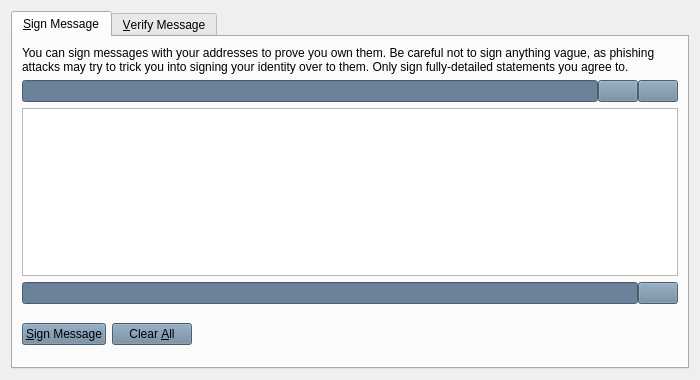
<?xml version="1.0" encoding="UTF-8"?>
<ui version="4.0">
 <class>SignVerifyMessageDialog</class>
 <widget class="QDialog" name="SignVerifyMessageDialog">
  <property name="geometry">
   <rect>
    <x>0</x>
    <y>0</y>
    <width>700</width>
    <height>380</height>
   </rect>
  </property>
  <property name="windowTitle">
   <string>Signatures - Sign / Verify a Message</string>
  </property>
  <property name="styleSheet">
   <string notr="true">background-image: url(:/images/bkg);</string>
  </property>
  <property name="modal">
   <bool>true</bool>
  </property>
  <layout class="QVBoxLayout" name="verticalLayout">
   <item>
    <widget class="QTabWidget" name="tabWidget">
     <property name="currentIndex">
      <number>0</number>
     </property>
     <widget class="QWidget" name="tabSignMessage">
      <attribute name="title">
       <string>&amp;Sign Message</string>
      </attribute>
      <layout class="QVBoxLayout" name="verticalLayout_SM">
       <item>
        <widget class="QLabel" name="infoLabel_SM">
         <property name="text">
          <string>You can sign messages with your addresses to prove you own them. Be careful not to sign anything vague, as phishing attacks may try to trick you into signing your identity over to them. Only sign fully-detailed statements you agree to.</string>
         </property>
         <property name="textFormat">
          <enum>Qt::PlainText</enum>
         </property>
         <property name="wordWrap">
          <bool>true</bool>
         </property>
        </widget>
       </item>
       <item>
        <layout class="QHBoxLayout" name="horizontalLayout_1_SM">
         <property name="spacing">
          <number>0</number>
         </property>
         <item>
          <widget class="QValidatedLineEdit" name="addressIn_SM">
           <property name="toolTip">
            <string>The address to sign the message with (e.g. JgZaH1DdikpMTYc2x1Xb6eFBkKGibjmPb9)</string>
           </property>
           <property name="styleSheet">
            <string notr="true">background-image: url(:/images/bgbfree);
background-color: rgb(106, 131, 154);</string>
           </property>
           <property name="maxLength">
            <number>34</number>
           </property>
          </widget>
         </item>
         <item>
          <widget class="QPushButton" name="addressBookButton_SM">
           <property name="toolTip">
            <string>Choose an address from the address book</string>
           </property>
           <property name="styleSheet">
            <string notr="true">background-color: rgb(106, 131, 154);
background-image: url(:/images/bgbfree);</string>
           </property>
           <property name="text">
            <string/>
           </property>
           <property name="icon">
            <iconset resource="../bitcoin.qrc">
             <normaloff>:/icons/address-book</normaloff>:/icons/address-book</iconset>
           </property>
           <property name="shortcut">
            <string>Alt+A</string>
           </property>
           <property name="autoDefault">
            <bool>false</bool>
           </property>
          </widget>
         </item>
         <item>
          <widget class="QPushButton" name="pasteButton_SM">
           <property name="toolTip">
            <string>Paste address from clipboard</string>
           </property>
           <property name="styleSheet">
            <string notr="true">background-color: rgb(106, 131, 154);
background-image: url(:/images/bgbfree);</string>
           </property>
           <property name="text">
            <string/>
           </property>
           <property name="icon">
            <iconset resource="../bitcoin.qrc">
             <normaloff>:/icons/editpaste</normaloff>:/icons/editpaste</iconset>
           </property>
           <property name="shortcut">
            <string>Alt+P</string>
           </property>
           <property name="autoDefault">
            <bool>false</bool>
           </property>
          </widget>
         </item>
        </layout>
       </item>
       <item>
        <widget class="QPlainTextEdit" name="messageIn_SM">
         <property name="toolTip">
          <string>Enter the message you want to sign here</string>
         </property>
        </widget>
       </item>
       <item>
        <layout class="QHBoxLayout" name="horizontalLayout_2_SM">
         <property name="spacing">
          <number>0</number>
         </property>
         <item>
          <widget class="QLineEdit" name="signatureOut_SM">
           <property name="font">
            <font>
             <italic>true</italic>
            </font>
           </property>
           <property name="styleSheet">
            <string notr="true">background-color: rgb(106, 131, 154);</string>
           </property>
           <property name="readOnly">
            <bool>true</bool>
           </property>
          </widget>
         </item>
         <item>
          <widget class="QPushButton" name="copySignatureButton_SM">
           <property name="toolTip">
            <string>Copy the current signature to the system clipboard</string>
           </property>
           <property name="styleSheet">
            <string notr="true">background-image: url(:/images/bgbfree);
background-color: rgb(106, 131, 154);</string>
           </property>
           <property name="text">
            <string/>
           </property>
           <property name="icon">
            <iconset resource="../bitcoin.qrc">
             <normaloff>:/icons/editcopy</normaloff>:/icons/editcopy</iconset>
           </property>
           <property name="autoDefault">
            <bool>false</bool>
           </property>
          </widget>
         </item>
        </layout>
       </item>
       <item>
        <layout class="QHBoxLayout" name="horizontalLayout_3_SM">
         <item>
          <widget class="QPushButton" name="signMessageButton_SM">
           <property name="toolTip">
            <string>Sign the message to prove you own this GeyserCoin address</string>
           </property>
           <property name="styleSheet">
            <string notr="true">background-color: rgb(106, 131, 154);
background-image: url(:/images/bgbfree);</string>
           </property>
           <property name="text">
            <string>&amp;Sign Message</string>
           </property>
           <property name="icon">
            <iconset resource="../bitcoin.qrc">
             <normaloff>:/icons/edit</normaloff>:/icons/edit</iconset>
           </property>
           <property name="autoDefault">
            <bool>false</bool>
           </property>
          </widget>
         </item>
         <item>
          <widget class="QPushButton" name="clearButton_SM">
           <property name="toolTip">
            <string>Reset all sign message fields</string>
           </property>
           <property name="styleSheet">
            <string notr="true">background-color: rgb(106, 131, 154);
background-image: url(:/images/bgbfree);</string>
           </property>
           <property name="text">
            <string>Clear &amp;All</string>
           </property>
           <property name="icon">
            <iconset resource="../bitcoin.qrc">
             <normaloff>:/icons/remove</normaloff>:/icons/remove</iconset>
           </property>
           <property name="autoDefault">
            <bool>false</bool>
           </property>
          </widget>
         </item>
         <item>
          <spacer name="horizontalSpacer_1_SM">
           <property name="orientation">
            <enum>Qt::Horizontal</enum>
           </property>
           <property name="sizeHint" stdset="0">
            <size>
             <width>40</width>
             <height>48</height>
            </size>
           </property>
          </spacer>
         </item>
         <item>
          <widget class="QLabel" name="statusLabel_SM">
           <property name="font">
            <font>
             <weight>75</weight>
             <bold>true</bold>
            </font>
           </property>
           <property name="styleSheet">
            <string notr="true">background-image: url(:/images/bgbfree);</string>
           </property>
           <property name="text">
            <string/>
           </property>
           <property name="wordWrap">
            <bool>true</bool>
           </property>
          </widget>
         </item>
         <item>
          <spacer name="horizontalSpacer_2_SM">
           <property name="orientation">
            <enum>Qt::Horizontal</enum>
           </property>
           <property name="sizeHint" stdset="0">
            <size>
             <width>40</width>
             <height>48</height>
            </size>
           </property>
          </spacer>
         </item>
        </layout>
       </item>
      </layout>
     </widget>
     <widget class="QWidget" name="tabVerifyMessage">
      <attribute name="title">
       <string>&amp;Verify Message</string>
      </attribute>
      <layout class="QVBoxLayout" name="verticalLayout_VM">
       <item>
        <widget class="QLabel" name="infoLabel_VM">
         <property name="text">
          <string>Enter the signing address, message (ensure you copy line breaks, spaces, tabs, etc. exactly) and signature below to verify the message. Be careful not to read more into the signature than what is in the signed message itself, to avoid being tricked by a man-in-the-middle attack.</string>
         </property>
         <property name="textFormat">
          <enum>Qt::PlainText</enum>
         </property>
         <property name="alignment">
          <set>Qt::AlignLeading|Qt::AlignLeft|Qt::AlignTop</set>
         </property>
         <property name="wordWrap">
          <bool>true</bool>
         </property>
        </widget>
       </item>
       <item>
        <layout class="QHBoxLayout" name="horizontalLayout_1_VM">
         <property name="spacing">
          <number>0</number>
         </property>
         <item>
          <widget class="QValidatedLineEdit" name="addressIn_VM">
           <property name="toolTip">
            <string>The address the message was signed with (e.g. JgZaH1DdikpMTYc2x1Xb6eFBkKGibjmPb9)</string>
           </property>
           <property name="styleSheet">
            <string notr="true">background-color: rgb(106, 131, 154);</string>
           </property>
           <property name="maxLength">
            <number>34</number>
           </property>
          </widget>
         </item>
         <item>
          <widget class="QPushButton" name="addressBookButton_VM">
           <property name="toolTip">
            <string>Choose an address from the address book</string>
           </property>
           <property name="styleSheet">
            <string notr="true">background-color: rgb(106, 131, 154);
background-image: url(:/images/bgbfree);</string>
           </property>
           <property name="text">
            <string/>
           </property>
           <property name="icon">
            <iconset resource="../bitcoin.qrc">
             <normaloff>:/icons/address-book</normaloff>:/icons/address-book</iconset>
           </property>
           <property name="shortcut">
            <string>Alt+A</string>
           </property>
           <property name="autoDefault">
            <bool>false</bool>
           </property>
          </widget>
         </item>
        </layout>
       </item>
       <item>
        <widget class="QPlainTextEdit" name="messageIn_VM"/>
       </item>
       <item>
        <widget class="QValidatedLineEdit" name="signatureIn_VM">
         <property name="styleSheet">
          <string notr="true">background-color: rgb(106, 131, 154);</string>
         </property>
        </widget>
       </item>
       <item>
        <layout class="QHBoxLayout" name="horizontalLayout_2_VM">
         <item>
          <widget class="QPushButton" name="verifyMessageButton_VM">
           <property name="toolTip">
            <string>Verify the message to ensure it was signed with the specified GeyserCoin address</string>
           </property>
           <property name="styleSheet">
            <string notr="true">background-color: rgb(106, 131, 154);
background-image: url(:/images/bgbfree);</string>
           </property>
           <property name="text">
            <string>&amp;Verify Message</string>
           </property>
           <property name="icon">
            <iconset resource="../bitcoin.qrc">
             <normaloff>:/icons/transaction_0</normaloff>:/icons/transaction_0</iconset>
           </property>
           <property name="autoDefault">
            <bool>false</bool>
           </property>
          </widget>
         </item>
         <item>
          <widget class="QPushButton" name="clearButton_VM">
           <property name="toolTip">
            <string>Reset all verify message fields</string>
           </property>
           <property name="styleSheet">
            <string notr="true">background-color: rgb(106, 131, 154);
background-image: url(:/images/bgbfree);</string>
           </property>
           <property name="text">
            <string>Clear &amp;All</string>
           </property>
           <property name="icon">
            <iconset resource="../bitcoin.qrc">
             <normaloff>:/icons/remove</normaloff>:/icons/remove</iconset>
           </property>
           <property name="autoDefault">
            <bool>false</bool>
           </property>
          </widget>
         </item>
         <item>
          <spacer name="horizontalSpacer_1_VM">
           <property name="orientation">
            <enum>Qt::Horizontal</enum>
           </property>
           <property name="sizeHint" stdset="0">
            <size>
             <width>40</width>
             <height>48</height>
            </size>
           </property>
          </spacer>
         </item>
         <item>
          <widget class="QLabel" name="statusLabel_VM">
           <property name="font">
            <font>
             <weight>75</weight>
             <bold>true</bold>
            </font>
           </property>
           <property name="styleSheet">
            <string notr="true">background-image: url(:/images/bgbfree);</string>
           </property>
           <property name="text">
            <string/>
           </property>
           <property name="wordWrap">
            <bool>true</bool>
           </property>
          </widget>
         </item>
         <item>
          <spacer name="horizontalSpacer_2_VM">
           <property name="orientation">
            <enum>Qt::Horizontal</enum>
           </property>
           <property name="sizeHint" stdset="0">
            <size>
             <width>40</width>
             <height>48</height>
            </size>
           </property>
          </spacer>
         </item>
        </layout>
       </item>
      </layout>
     </widget>
    </widget>
   </item>
  </layout>
 </widget>
 <customwidgets>
  <customwidget>
   <class>QValidatedLineEdit</class>
   <extends>QLineEdit</extends>
   <header>qvalidatedlineedit.h</header>
  </customwidget>
 </customwidgets>
 <resources>
  <include location="../bitcoin.qrc"/>
 </resources>
 <connections/>
</ui>
